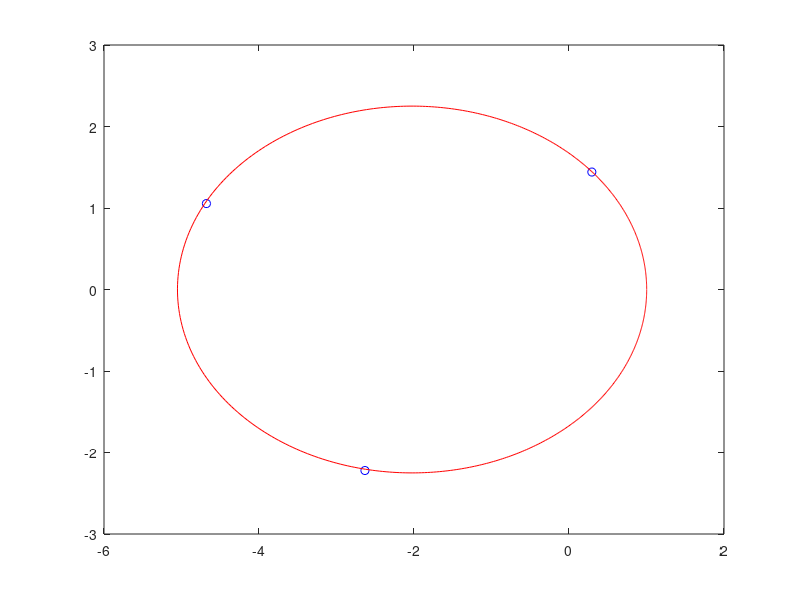

MATLAB code to generate this figure:
clear;
thk = [1.3691 2.9199 3.8423 4.9508 5.6716 5.9603]';
rk = [1.4711 4.7958 3.4448 1.4814 0.8280 0.8312]';
H =  [thk.^0 -rk.*cos(thk)];
b =  rk;
%C = H\b;
C=H([1:3],:)\b([1:3],:);
TH=[0:0.01:2*pi];
r=C(1)./(1+C(2).*cos(TH));
xx=r.*cos(TH);
yy=r.*sin(TH);
%xx2=rk.*cos(thk);
%yy2=rk.*sin(thk);
xx2=rk([1:3],:).*cos(thk([1:3],:));
yy2=rk([1:3],:).*sin(thk([1:3],:));
plot(xx2,yy2,'bo',xx,yy,'r');